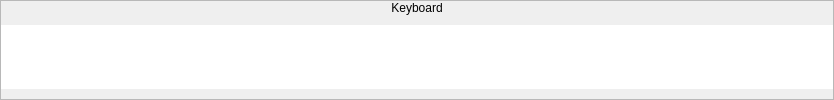
          <widget class="QFrame" name="frame_2">
           <property name="frameShape">
            <enum>QFrame::StyledPanel</enum>
           </property>
           <property name="frameShadow">
            <enum>QFrame::Raised</enum>
           </property>
           <layout class="QVBoxLayout" name="verticalLayout_3">
            <property name="spacing">
             <number>0</number>
            </property>
            <property name="leftMargin">
             <number>0</number>
            </property>
            <property name="topMargin">
             <number>0</number>
            </property>
            <property name="rightMargin">
             <number>0</number>
            </property>
            <property name="bottomMargin">
             <number>0</number>
            </property>
            <item>
             <widget class="QLabel" name="label_2">
              <property name="sizePolicy">
               <sizepolicy hsizetype="Preferred" vsizetype="Fixed">
                <horstretch>0</horstretch>
                <verstretch>0</verstretch>
               </sizepolicy>
              </property>
              <property name="text">
               <string>Keyboard</string>
              </property>
              <property name="alignment">
               <set>Qt::AlignCenter</set>
              </property>
             </widget>
            </item>
            <item>
             <widget class="QWidget" name="widget_2" native="true">
              <layout class="QHBoxLayout" name="horizontalLayout_2">
               <property name="spacing">
                <number>0</number>
               </property>
               <property name="leftMargin">
                <number>0</number>
               </property>
               <property name="topMargin">
                <number>0</number>
               </property>
               <property name="rightMargin">
                <number>0</number>
               </property>
               <property name="bottomMargin">
                <number>0</number>
               </property>
               <item>
                <widget class="VirtualPiano" name="wKeyboard" native="true">
                 <property name="minimumSize">
                  <size>
                   <width>832</width>
                   <height>64</height>
                  </size>
                 </property>
                 <property name="maximumSize">
                  <size>
                   <width>832</width>
                   <height>64</height>
                  </size>
                 </property>
                 <property name="styleSheet">
                  <string notr="true">background-color: rgb(255, 255, 255);</string>
                 </property>
                </widget>
               </item>
              </layout>
             </widget>
            </item>
           </layout>
          </widget>
